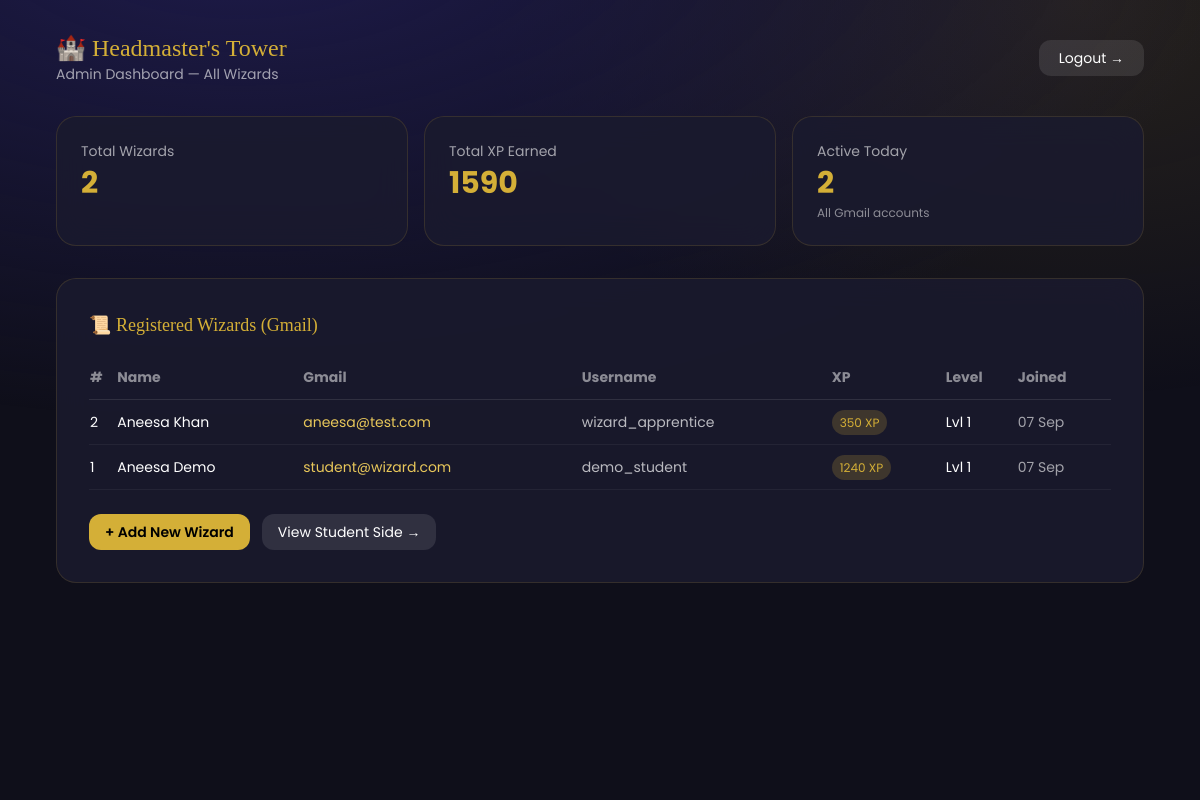
/admin/admin.php (signed in), run on the app's committed database.
### tables this page shows
CREATE TABLE users (
    id INT AUTO_INCREMENT PRIMARY KEY,
    username VARCHAR(50) UNIQUE NOT NULL,
    email VARCHAR(100) UNIQUE NOT NULL,
    password VARCHAR(255) NOT NULL,
    full_name VARCHAR(100) NOT NULL,
    xp INT DEFAULT 0,
    level INT DEFAULT 1,
    streak INT DEFAULT 0,
    last_login DATETIME NULL,
    avatar VARCHAR(255) DEFAULT NULL,
    bio TEXT NULL,
    created_at TIMESTAMP DEFAULT CURRENT_TIMESTAMP,
    updated_at TIMESTAMP DEFAULT CURRENT_TIMESTAMP ON UPDATE CURRENT_TIMESTAMP
);

### admin/admin.php (the view, shortened to what this page needs)
<?php
$pdo = getDB();
$students = $pdo->query("SELECT * FROM users ORDER BY id DESC")->fetchAll(PDO::FETCH_ASSOC);
$total_students = count($students);
$total_xp = $pdo->query("SELECT SUM(xp) FROM users")->fetchColumn() ?? 0;
?>
<!DOCTYPE html>
<html lang="en">
<head>
<script src="https://cdn.tailwindcss.com"></script>
</head>
<body class="min-h-screen">
<div class="sky"></div>
<div class="relative z-10 max-w-6xl mx-auto p-4 md:p-8">
  <div class="flex justify-between items-center mb-8">
    <div>
      <h1 class="font-mag text-2xl" style="color:var(--gold)">🏰 Headmaster's Tower</h1>
      <p class="text-sm opacity-60">Admin Dashboard — All Wizards</p>
    </div>
    <a href="../auth/logout.php" class="px-5 py-2 rounded-xl bg-white/10 hover:bg-white/20 text-sm">Logout →</a>
  </div>
  <div class="grid grid-cols-1 md:grid-cols-3 gap-4 mb-8">
    <div class="glass p-6"><p class="text-sm opacity-60">Total Wizards</p><p class="text-3xl font-bold mt-1" style="color:var(--gold)"><?= $total_students ?></p></div>
    <div class="glass p-6"><p class="text-sm opacity-60">Total XP Earned</p><p class="text-3xl font-bold mt-1" style="color:var(--gold)"><?= $total_xp ?></p></div>
    <div class="glass p-6"><p class="text-sm opacity-60">Active Today</p><p class="text-3xl font-bold mt-1" style="color:var(--gold)"><?= $total_students ?></p><p class="text-xs opacity-50 mt-1">All Gmail accounts</p></div>
  </div>
  <div class="glass p-6 md:p-8">
    <h2 class="font-mag text-lg mb-4" style="color:var(--gold)">📜 Registered Wizards (Gmail)</h2>
    <?php if(empty($students)): ?>
      <p class="opacity-60 text-sm">Abhi koi student register nahi hua. Register page se naya Gmail add karo.</p>
    <?php else: ?>
    <div class="overflow-x-auto">
    <table class="w-full text-sm">
      <thead><tr class="opacity-50 border-b border-white/10">
        <th class="text-left py-3">#</th><th class="text-left">Name</th><th class="text-left">Gmail</th><th class="text-left">Username</th><th class="text-left">XP</th><th class="text-left">Level</th><th class="text-left">Joined</th>
      </tr></thead>
      <tbody>
        <?php foreach($students as $s): ?>
        <tr class="border-b border-white/5 hover:bg-white/5">
          <td class="py-3"><?= $s['id'] ?></td>
          <td><?= htmlspecialchars($s['full_name']) ?></td>
          <td style="color:#E8C75A"><?= htmlspecialchars($s['email']) ?></td>
          <td class="opacity-70"><?= htmlspecialchars($s['username']) ?></td>
          <td><span class="px-2 py-1 rounded-full text-xs" style="background:rgba(212,175,55,0.2);color:var(--gold)"><?= $s['xp'] ?> XP</span></td>
          <td>Lvl <?= $s['level'] ?></td>
          <td class="opacity-60"><?= date('d M', strtotime($s['created_at'])) ?></td>
        </tr>
        <?php endforeach; ?>
      </tbody>
    </table>
    </div>
    <?php endif; ?>
    <div class="mt-6 flex gap-3">
      <a href="../auth/register.php" class="px-4 py-2 rounded-xl text-sm" style="background:var(--gold);color:black;font-weight:600">+ Add New Wizard</a>
      <a href="../student/dashboard.php" class="px-4 py-2 rounded-xl text-sm bg-white/10">View Student Side →</a>
    </div>
  </div>
</div>
</body>
</html>

### admin/admin.php (style rules this page uses)
:root { --gold:#D4AF37 }
body { background:#0F0F1A;font-family:'Poppins',sans-serif;color:white }
.font-mag { font-family:'Cinzel Decorative',serif }
.glass { background:rgba(26,26,46,0.85);backdrop-filter:blur(16px);border:1px solid rgba(212,175,55,0.15);border-radius:20px }
.sky { position:fixed;inset:0;background:radial-gradient(1000px 500px at 20% -10%, #1e1b4b, transparent), radial-gradient(600px 400px at 90% 0%, rgba(212,175,55,0.12), transparent);z-index:0 }

### data on the page
users: id "2", full_name "Aneesa Khan", email "aneesa@test.com", username "wizard_apprentice", xp "350", level "1", created_at "07 Sep"
users: id "1", full_name "Aneesa Demo", email "student@wizard.com", username "demo_student", xp "1240", level "1", created_at "07 Sep"

### other printed values
$total_students "2"
$total_xp "1590"
